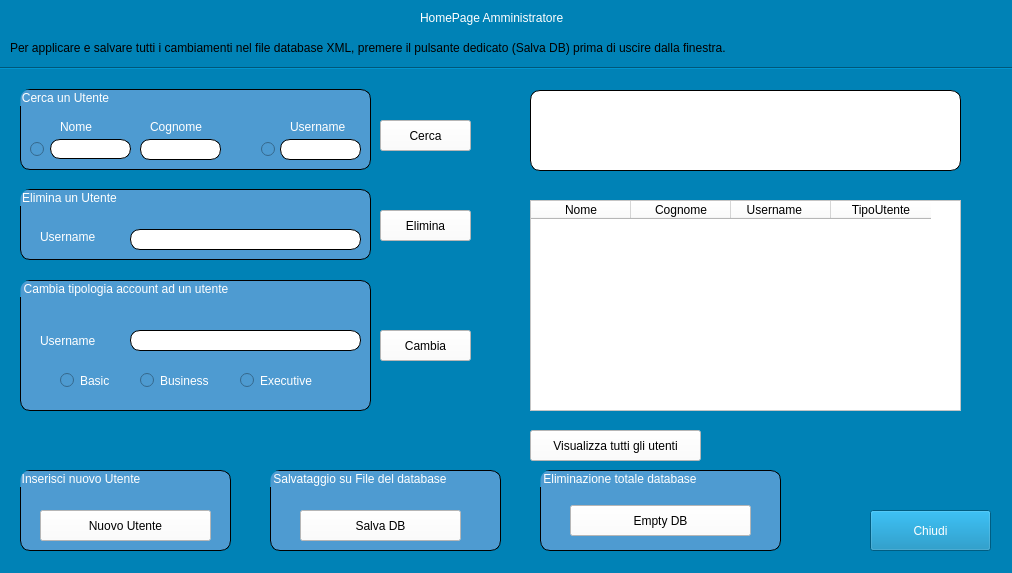
<?xml version="1.0" encoding="UTF-8"?>
<ui version="4.0">
 <class>AdminMainWindow</class>
 <widget class="QWidget" name="AdminMainWindow">
  <property name="geometry">
   <rect>
    <x>0</x>
    <y>0</y>
    <width>1012</width>
    <height>573</height>
   </rect>
  </property>
  <property name="minimumSize">
   <size>
    <width>1012</width>
    <height>573</height>
   </size>
  </property>
  <property name="maximumSize">
   <size>
    <width>1012</width>
    <height>573</height>
   </size>
  </property>
  <property name="windowTitle">
   <string>HomePage Admin</string>
  </property>
  <property name="styleSheet">
   <string notr="true">background-color: #0082b6;
</string>
  </property>
  <widget class="QGroupBox" name="groupBox">
   <property name="geometry">
    <rect>
     <x>20</x>
     <y>89</y>
     <width>351</width>
     <height>81</height>
    </rect>
   </property>
   <property name="styleSheet">
    <string notr="true">background-color: rgb(78, 155, 209);
border-radius: 10px 10px 10px 10px;
border: 1px solid black;
color:white;</string>
   </property>
   <property name="title">
    <string>Cerca un Utente</string>
   </property>
   <widget class="QLineEdit" name="nameFindLineEdit">
    <property name="geometry">
     <rect>
      <x>30</x>
      <y>50</y>
      <width>81</width>
      <height>20</height>
     </rect>
    </property>
    <property name="styleSheet">
     <string notr="true">color:black;
background-color:white;</string>
    </property>
   </widget>
   <widget class="QLineEdit" name="surnameFindLineEdit">
    <property name="geometry">
     <rect>
      <x>120</x>
      <y>50</y>
      <width>81</width>
      <height>21</height>
     </rect>
    </property>
    <property name="styleSheet">
     <string notr="true">color:black;
background-color:white;</string>
    </property>
   </widget>
   <widget class="QLineEdit" name="usernameFindLineEdit">
    <property name="geometry">
     <rect>
      <x>260</x>
      <y>50</y>
      <width>81</width>
      <height>21</height>
     </rect>
    </property>
    <property name="styleSheet">
     <string notr="true">color:black;
background-color:white;</string>
    </property>
   </widget>
   <widget class="QLabel" name="label_2">
    <property name="geometry">
     <rect>
      <x>40</x>
      <y>30</y>
      <width>61</width>
      <height>16</height>
     </rect>
    </property>
    <property name="styleSheet">
     <string notr="true">border:none;</string>
    </property>
    <property name="text">
     <string>Nome</string>
    </property>
   </widget>
   <widget class="QLabel" name="label_3">
    <property name="geometry">
     <rect>
      <x>130</x>
      <y>30</y>
      <width>59</width>
      <height>16</height>
     </rect>
    </property>
    <property name="styleSheet">
     <string notr="true">border:none;</string>
    </property>
    <property name="text">
     <string>Cognome</string>
    </property>
   </widget>
   <widget class="QLabel" name="label_4">
    <property name="geometry">
     <rect>
      <x>270</x>
      <y>30</y>
      <width>71</width>
      <height>16</height>
     </rect>
    </property>
    <property name="styleSheet">
     <string notr="true">border:none;</string>
    </property>
    <property name="text">
     <string>Username</string>
    </property>
   </widget>
   <widget class="QRadioButton" name="nameRadioButton">
    <property name="geometry">
     <rect>
      <x>10</x>
      <y>50</y>
      <width>20</width>
      <height>21</height>
     </rect>
    </property>
    <property name="styleSheet">
     <string notr="true">border:none;
</string>
    </property>
    <property name="text">
     <string/>
    </property>
   </widget>
   <widget class="QRadioButton" name="usernameRadioButton">
    <property name="geometry">
     <rect>
      <x>241</x>
      <y>50</y>
      <width>16</width>
      <height>20</height>
     </rect>
    </property>
    <property name="styleSheet">
     <string notr="true">border:none;</string>
    </property>
    <property name="text">
     <string/>
    </property>
   </widget>
  </widget>
  <widget class="QGroupBox" name="groupBox_2">
   <property name="geometry">
    <rect>
     <x>20</x>
     <y>189</y>
     <width>351</width>
     <height>71</height>
    </rect>
   </property>
   <property name="styleSheet">
    <string notr="true">background-color: rgb(78, 155, 209);
border-radius: 10px 10px 10px 10px;
border: 1px solid black;
color:white;</string>
   </property>
   <property name="title">
    <string>Elimina un Utente</string>
   </property>
   <widget class="QLabel" name="label_5">
    <property name="geometry">
     <rect>
      <x>20</x>
      <y>40</y>
      <width>71</width>
      <height>16</height>
     </rect>
    </property>
    <property name="styleSheet">
     <string notr="true">border:none;</string>
    </property>
    <property name="text">
     <string>Username</string>
    </property>
   </widget>
   <widget class="QLineEdit" name="usernameDeleteLineEdit">
    <property name="geometry">
     <rect>
      <x>110</x>
      <y>40</y>
      <width>231</width>
      <height>21</height>
     </rect>
    </property>
    <property name="styleSheet">
     <string notr="true">color:black;
background-color:white;</string>
    </property>
   </widget>
  </widget>
  <widget class="QGroupBox" name="groupBox_3">
   <property name="geometry">
    <rect>
     <x>20</x>
     <y>280</y>
     <width>351</width>
     <height>131</height>
    </rect>
   </property>
   <property name="styleSheet">
    <string notr="true">background-color: rgb(78, 155, 209);
border-radius: 10px 10px 10px 10px;
border: 1px solid black;
color:white;</string>
   </property>
   <property name="title">
    <string>Cambia tipologia account ad un utente</string>
   </property>
   <widget class="QLineEdit" name="usernameChangeLineEdit">
    <property name="geometry">
     <rect>
      <x>110</x>
      <y>50</y>
      <width>231</width>
      <height>21</height>
     </rect>
    </property>
    <property name="styleSheet">
     <string notr="true">color:black;
background-color:white;</string>
    </property>
   </widget>
   <widget class="QLabel" name="label_9">
    <property name="geometry">
     <rect>
      <x>20</x>
      <y>50</y>
      <width>71</width>
      <height>21</height>
     </rect>
    </property>
    <property name="styleSheet">
     <string notr="true">border:none;</string>
    </property>
    <property name="text">
     <string>Username</string>
    </property>
   </widget>
   <widget class="QGroupBox" name="groupBox_6">
    <property name="geometry">
     <rect>
      <x>30</x>
      <y>80</y>
      <width>281</width>
      <height>31</height>
     </rect>
    </property>
    <property name="styleSheet">
     <string notr="true">border:none;</string>
    </property>
    <property name="title">
     <string/>
    </property>
    <widget class="QRadioButton" name="basicRadioButton">
     <property name="geometry">
      <rect>
       <x>10</x>
       <y>10</y>
       <width>71</width>
       <height>21</height>
      </rect>
     </property>
     <property name="styleSheet">
      <string notr="true">background-color:rgb(78, 155, 209);
border:none;
color:white;</string>
     </property>
     <property name="text">
      <string>Basic</string>
     </property>
    </widget>
    <widget class="QRadioButton" name="businessRadioButton">
     <property name="geometry">
      <rect>
       <x>90</x>
       <y>10</y>
       <width>91</width>
       <height>21</height>
      </rect>
     </property>
     <property name="styleSheet">
      <string notr="true">background-color:rgb(78, 155, 209);
border:none;
color:white;</string>
     </property>
     <property name="text">
      <string>Business</string>
     </property>
    </widget>
    <widget class="QRadioButton" name="executiveRadioButton">
     <property name="geometry">
      <rect>
       <x>190</x>
       <y>10</y>
       <width>101</width>
       <height>21</height>
      </rect>
     </property>
     <property name="styleSheet">
      <string notr="true">background-color:rgb(78, 155, 209);
border:none;
color:white;</string>
     </property>
     <property name="text">
      <string>Executive</string>
     </property>
    </widget>
   </widget>
  </widget>
  <widget class="QGroupBox" name="groupBox_4">
   <property name="geometry">
    <rect>
     <x>20</x>
     <y>470</y>
     <width>211</width>
     <height>81</height>
    </rect>
   </property>
   <property name="styleSheet">
    <string notr="true">background-color: rgb(78, 155, 209);
border-radius: 10px 10px 10px 10px;
border: 1px solid black;
color:white;</string>
   </property>
   <property name="title">
    <string>Inserisci nuovo Utente</string>
   </property>
  </widget>
  <widget class="QTextBrowser" name="updateTextBrowser">
   <property name="geometry">
    <rect>
     <x>530</x>
     <y>90</y>
     <width>431</width>
     <height>81</height>
    </rect>
   </property>
   <property name="styleSheet">
    <string notr="true">background-color:white;
color:black;
border:1px solid;
border-radius: 10px 10px 10px 10px;</string>
   </property>
  </widget>
  <widget class="QLabel" name="label">
   <property name="geometry">
    <rect>
     <x>420</x>
     <y>10</y>
     <width>171</width>
     <height>16</height>
    </rect>
   </property>
   <property name="styleSheet">
    <string notr="true">color:white;</string>
   </property>
   <property name="text">
    <string>HomePage Amministratore</string>
   </property>
  </widget>
  <widget class="Line" name="line">
   <property name="geometry">
    <rect>
     <x>0</x>
     <y>60</y>
     <width>1021</width>
     <height>16</height>
    </rect>
   </property>
   <property name="orientation">
    <enum>Qt::Horizontal</enum>
   </property>
  </widget>
  <widget class="QPushButton" name="closeButton">
   <property name="geometry">
    <rect>
     <x>870</x>
     <y>510</y>
     <width>121</width>
     <height>41</height>
    </rect>
   </property>
   <property name="styleSheet">
    <string notr="true">color:white;</string>
   </property>
   <property name="text">
    <string>Chiudi</string>
   </property>
  </widget>
  <widget class="QGroupBox" name="groupBox_5">
   <property name="geometry">
    <rect>
     <x>270</x>
     <y>470</y>
     <width>231</width>
     <height>81</height>
    </rect>
   </property>
   <property name="styleSheet">
    <string notr="true">background-color: rgb(78, 155, 209);
border-radius: 10px 10px 10px 10px;
border: 1px solid black;
color:white;</string>
   </property>
   <property name="title">
    <string>Salvataggio su File del database</string>
   </property>
  </widget>
  <widget class="QPushButton" name="FindUserButton">
   <property name="geometry">
    <rect>
     <x>380</x>
     <y>120</y>
     <width>91</width>
     <height>31</height>
    </rect>
   </property>
   <property name="styleSheet">
    <string notr="true">color:black;
background-color:white;</string>
   </property>
   <property name="text">
    <string>Cerca</string>
   </property>
  </widget>
  <widget class="QPushButton" name="deleteUserButton">
   <property name="geometry">
    <rect>
     <x>380</x>
     <y>210</y>
     <width>91</width>
     <height>31</height>
    </rect>
   </property>
   <property name="styleSheet">
    <string notr="true">color:black;
background-color:white;</string>
   </property>
   <property name="text">
    <string>Elimina</string>
   </property>
  </widget>
  <widget class="QPushButton" name="changeAccountUserButton">
   <property name="geometry">
    <rect>
     <x>380</x>
     <y>330</y>
     <width>91</width>
     <height>31</height>
    </rect>
   </property>
   <property name="styleSheet">
    <string notr="true">color:black;
background-color:white;</string>
   </property>
   <property name="text">
    <string>Cambia</string>
   </property>
  </widget>
  <widget class="QPushButton" name="RegisterNewUser">
   <property name="geometry">
    <rect>
     <x>40</x>
     <y>510</y>
     <width>171</width>
     <height>31</height>
    </rect>
   </property>
   <property name="styleSheet">
    <string notr="true">background-color:white;
color:black;</string>
   </property>
   <property name="text">
    <string>Nuovo Utente</string>
   </property>
  </widget>
  <widget class="QPushButton" name="saveDB">
   <property name="geometry">
    <rect>
     <x>300</x>
     <y>510</y>
     <width>161</width>
     <height>31</height>
    </rect>
   </property>
   <property name="styleSheet">
    <string notr="true">background-color:white;
color:black;</string>
   </property>
   <property name="text">
    <string>Salva DB</string>
   </property>
  </widget>
  <widget class="QTableWidget" name="resultTable">
   <property name="geometry">
    <rect>
     <x>530</x>
     <y>200</y>
     <width>431</width>
     <height>211</height>
    </rect>
   </property>
   <property name="styleSheet">
    <string notr="true">background-color:white;</string>
   </property>
   <column>
    <property name="text">
     <string>Nome</string>
    </property>
   </column>
   <column>
    <property name="text">
     <string>Cognome</string>
    </property>
   </column>
   <column>
    <property name="text">
     <string>Username    </string>
    </property>
   </column>
   <column>
    <property name="text">
     <string>TipoUtente</string>
    </property>
   </column>
  </widget>
  <widget class="QGroupBox" name="groupBox_7">
   <property name="geometry">
    <rect>
     <x>540</x>
     <y>470</y>
     <width>241</width>
     <height>81</height>
    </rect>
   </property>
   <property name="styleSheet">
    <string notr="true">background-color: rgb(78, 155, 209);
border-radius: 10px 10px 10px 10px;
border: 1px solid black;
color:white;</string>
   </property>
   <property name="title">
    <string>Eliminazione totale database</string>
   </property>
  </widget>
  <widget class="QPushButton" name="emptyDbButton">
   <property name="geometry">
    <rect>
     <x>570</x>
     <y>505</y>
     <width>181</width>
     <height>31</height>
    </rect>
   </property>
   <property name="styleSheet">
    <string notr="true">background-color:white;
color:black;</string>
   </property>
   <property name="text">
    <string>Empty DB</string>
   </property>
  </widget>
  <widget class="QPushButton" name="getAllUsers">
   <property name="geometry">
    <rect>
     <x>530</x>
     <y>430</y>
     <width>171</width>
     <height>31</height>
    </rect>
   </property>
   <property name="styleSheet">
    <string notr="true">color:black;
background-color:white;</string>
   </property>
   <property name="text">
    <string>Visualizza tutti gli utenti</string>
   </property>
  </widget>
  <widget class="QLabel" name="label_6">
   <property name="geometry">
    <rect>
     <x>10</x>
     <y>40</y>
     <width>831</width>
     <height>16</height>
    </rect>
   </property>
   <property name="text">
    <string>Per applicare e salvare tutti i cambiamenti nel file database XML, premere il pulsante dedicato (Salva DB) prima di uscire dalla finestra.</string>
   </property>
  </widget>
 </widget>
 <resources/>
 <connections/>
</ui>
